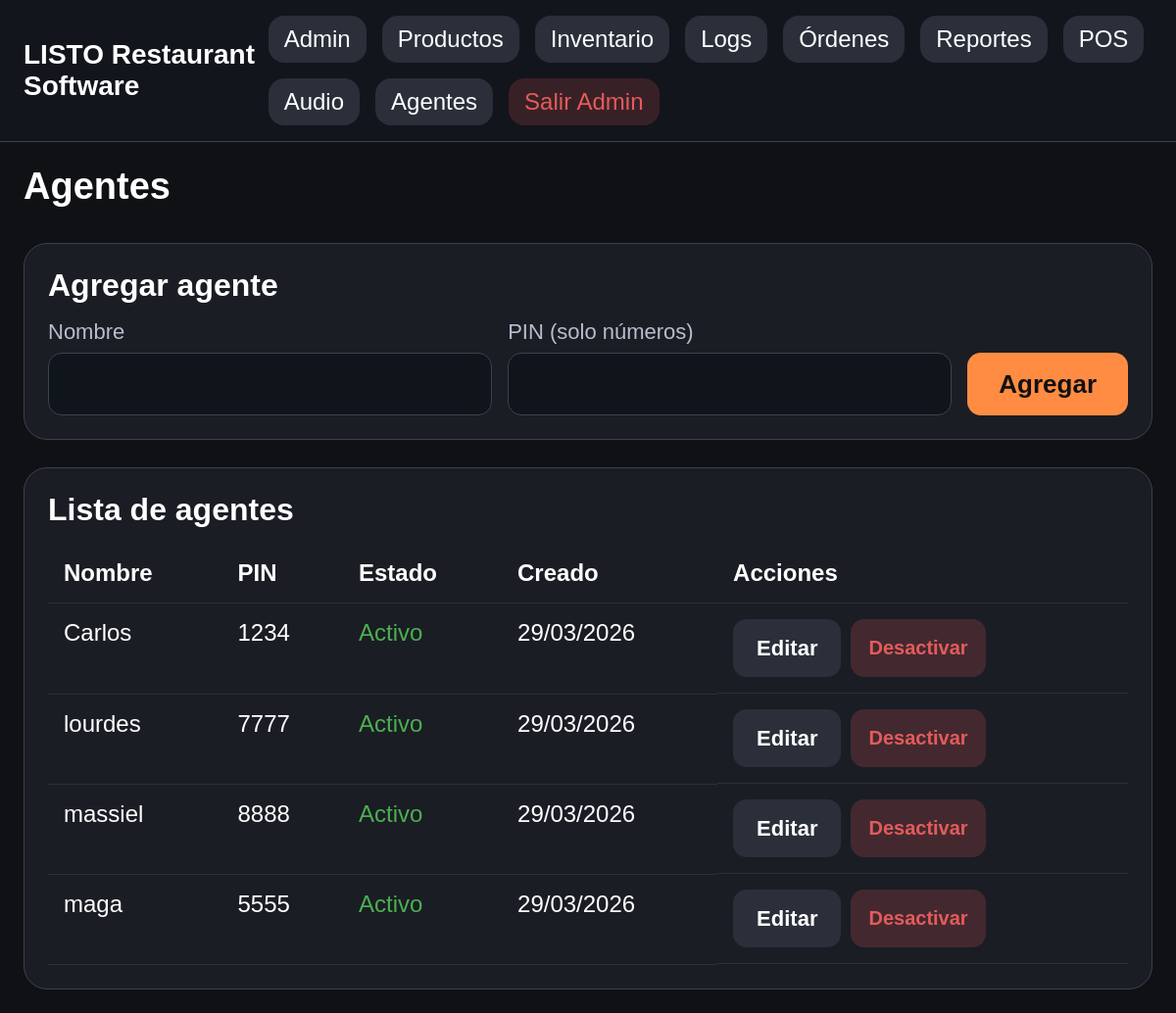
/admin/waiters (signed in), run on the app's committed database.
### app/models.py (models this page shows)
class Waiter(Base):
    __tablename__ = "waiters"
    id: Mapped[int] = mapped_column(Integer, primary_key=True, index=True)
    name: Mapped[str] = mapped_column(String(200), nullable=False)
    pin: Mapped[str] = mapped_column(String(20), unique=True, nullable=False)
    active: Mapped[bool] = mapped_column(Boolean, default=True)
    created_at: Mapped[datetime] = mapped_column(DateTime, default=cr_now)

### app/routes/web.py (the view)
@router.get("/admin/waiters")
def admin_waiters(request: Request, db: Session = Depends(get_db)):
    if not require_admin(request):
        return RedirectResponse(url="/admin/login")
    waiters = db.query(Waiter).order_by(Waiter.created_at.asc()).all()
    return templates.TemplateResponse("admin_waiters.html", {"request": request, "waiters": waiters, "page_title": "Agentes"})

### app/templates/admin_waiters.html (shortened to what this page needs)
{% extends 'base.html' %}
{% block content %}
<div class="section-header-row">
  <h1>Agentes</h1>
</div>
<div class="table-card" style="margin-bottom:28px;">
  <h2>Agregar agente</h2>
  <form method="post" action="/admin/waiters" style="display:grid;grid-template-columns:1fr 1fr auto;gap:16px;align-items:end;">
    <div>
      <label style="display:block;font-size:22px;color:#b7becd;margin-bottom:8px;">Nombre</label>
      <input type="text" name="name" required style="width:100%;min-height:64px;border-radius:14px;border:1px solid var(--border);background:#10141b;color:var(--text);padding:12px 16px;font-size:26px;" />
    </div>
    <div>
      <label style="display:block;font-size:22px;color:#b7becd;margin-bottom:8px;">PIN (solo números)</label>
      <input type="text" name="pin" pattern="[0-9]+" inputmode="numeric" required style="width:100%;min-height:64px;border-radius:14px;border:1px solid var(--border);background:#10141b;color:var(--text);padding:12px 16px;font-size:26px;" />
    </div>
    <button type="submit" style="min-height:64px;padding:0 32px;font-size:26px;font-weight:700;border:none;border-radius:14px;background:var(--accent);color:#111;cursor:pointer;">Agregar</button>
  </form>
</div>
<div class="table-card">
  <h2>Lista de agentes</h2>
  <table class="big-table">
    <thead>
      <tr>
        <th>Nombre</th>
        <th>PIN</th>
        <th>Estado</th>
        <th>Creado</th>
        <th>Acciones</th>
      </tr>
    </thead>
    <tbody>
      {% for w in waiters %}
      <tr>
        <td>{{ w.name }}</td>
        <td>{{ w.pin }}</td>
        <td>{% if w.active %}<span style="color:var(--green);">Activo</span>{% else %}<span style="color:var(--gray);">Inactivo</span>{% endif %}</td>
        <td>{{ w.created_at.strftime('%d/%m/%Y') }}</td>
        <td class="actions-cell">
          <a href="/admin/waiters/{{ w.id }}/edit" style="display:inline-flex;align-items:center;justify-content:center;min-height:54px;padding:0 24px;font-size:22px;font-weight:700;border-radius:14px;background:var(--muted);color:var(--text);text-decoration:none;">Editar</a>
          <form method="post" action="/admin/waiters/{{ w.id }}/toggle" style="margin:0;">
            <button type="submit" class="small-action" style="background:{% if w.active %}rgba(228,91,91,0.2){% else %}rgba(76,175,80,0.2){% endif %};color:{% if w.active %}var(--red){% else %}var(--green){% endif %};">
              {% if w.active %}Desactivar{% else %}Activar{% endif %}
            </button>
          </form>
        </td>
      </tr>
      {% else %}
      <tr><td colspan="5" style="color:#b7becd;text-align:center;">No hay agentes registrados.</td></tr>
      {% endfor %}
    </tbody>
  </table>
</div>
{% endblock %}

### app/static/css/styles.css (style rules this page uses)
:root { --bg: #0f1115; --card: #1a1d24; --muted: #2a2f3a; --border: #3a4150; --text: #ffffff; --accent: #ff8c42; --blue: #4da3ff; --yellow: #ffd24d; --green: #4caf50; --gray: #6c757d; --red: #e45b5b; }
* { box-sizing: border-box; }
body { margin: 0; background: var(--bg); color: var(--text); font-family: Arial, sans-serif; }
h1, h2, h3, p, label, th, td, input, button, a, div, span { font-size: 24px; }
h1 { font-size: 38px; margin: 0 0 20px; }
h2 { font-size: 32px; margin: 0 0 16px; }
.panel, .table-card, .stat-card { background:var(--card); border:1px solid var(--border); border-radius:24px; padding:24px; }
.action, .small-action { min-height: 88px; border:none; border-radius:20px; background:var(--muted); color:var(--text); font-weight:700; padding:18px; cursor:pointer; }
.big-table { width:100%; border-collapse:collapse; }
.big-table th, .big-table td { text-align:left; padding:16px; border-bottom:1px solid rgba(255,255,255,0.08); vertical-align:top; }
.actions-cell { display:flex; flex-wrap:wrap; gap:10px; }
.small-action { min-height: 54px; font-size: 20px; border-radius: 14px; }
.section-header-row { display:flex; justify-content:space-between; align-items:center; gap:16px; margin-bottom:16px; }

### data on the page
Waiter: name "Carlos", pin "1234", active "Activo", created_at "29/03/2026"
Waiter: name "lourdes", pin "7777", active "Activo", created_at "29/03/2026"
Waiter: name "massiel", pin "8888", active "Activo", created_at "29/03/2026"
Waiter: name "maga", pin "5555", active "Activo", created_at "29/03/2026"
